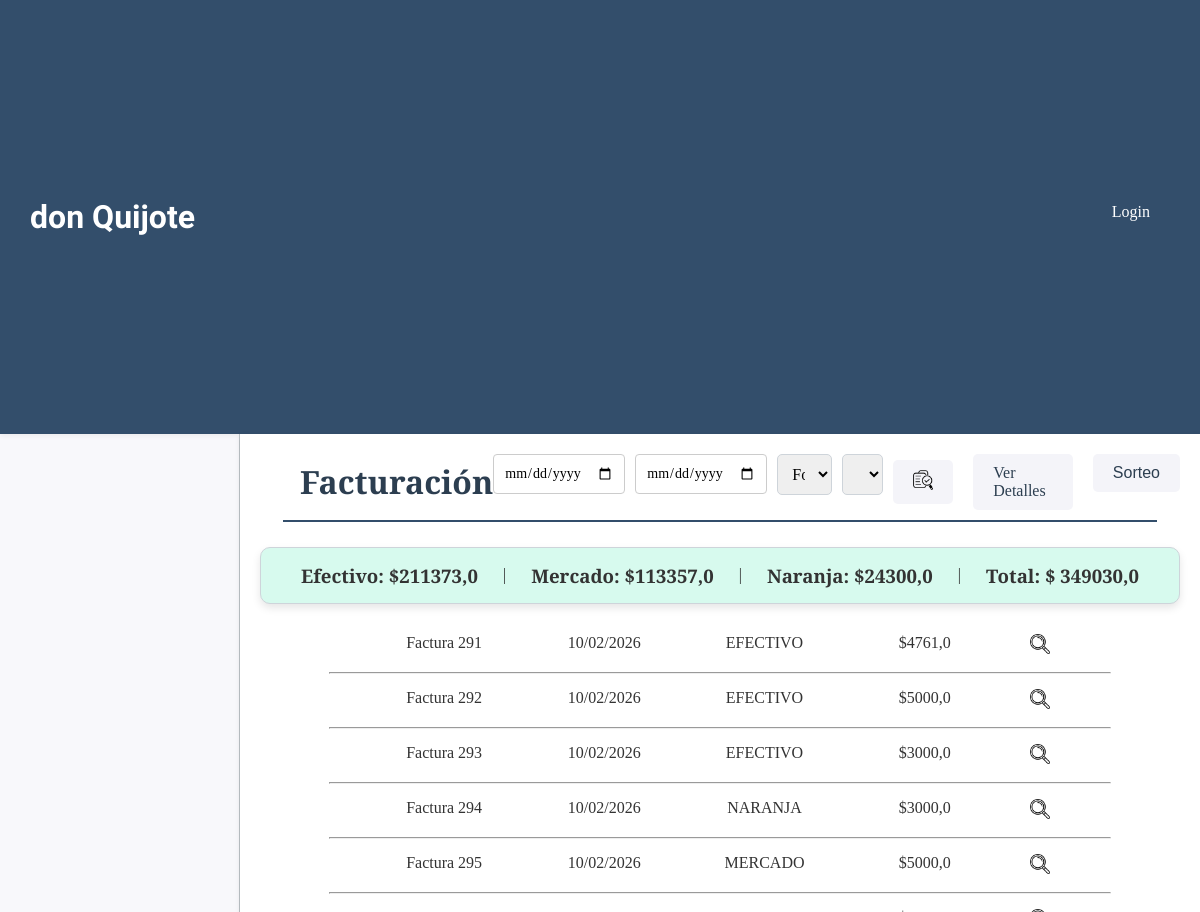
Page /facturas/facturas/factura/ (upper part) on the earlier database version.
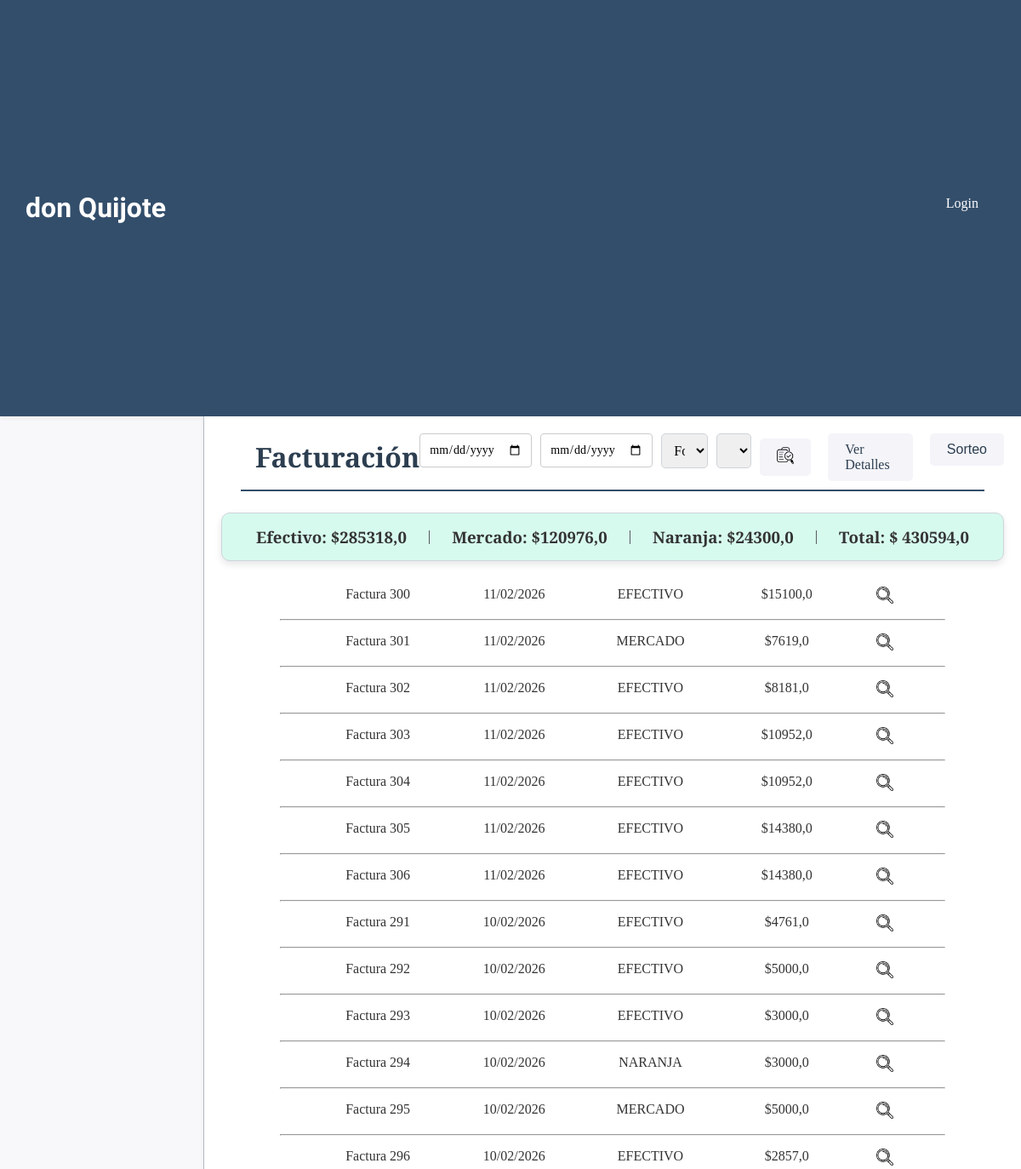
Same page on the later database version.
### facturas/models.py (models this page shows, shortened)
class Facturas(models.Model):
    pedido = models.CharField(max_length=20, blank=True, null=True)
    forma_pago = models.CharField(max_length=50)
    pago = models.FloatField()
    descuento = models.CharField(max_length=50)
    fecha = models.DateField(default=now)
    envio = models.BooleanField(default=True)
    turno = models.CharField(max_length=20, null=True, blank=True)
    telefono = models.CharField(max_length=20, blank=True, null=True)
    nombre = models.CharField(max_length=20, blank=True, null=True)
    direccion = models.CharField(max_length=50, blank=True, null=True)
    class Meta:
        db_table = "facturas"
        verbose_name = "Facturas"

### facturas/views.py (the view)
# urls.py: path('facturas/', include('facturas.urls')),
def facturas(request, key=None):
    return listar_facturas(request, key)

### core/forms.py
class FechasPagosForm(forms.Form):
    fecha_inicio = forms.DateField(
        widget=forms.TextInput(attrs={'type': 'date', 'class': 'form-control'}),
        required=False,
        label=''
    )
    fecha_fin = forms.DateField(
        widget=forms.TextInput(attrs={'type': 'date', 'class': 'form-control'}),
        required=False,
        label=''
    )
    OPCIONES_FORMA_PAGO = [
        ('', 'Forma de Pago'),
        ('efectivo', 'Efectivo'),
        ('mercado', 'Mercado'),
        ('naranja', 'Naranja'),
    ]
    forma_pago = forms.ChoiceField(
        choices=OPCIONES_FORMA_PAGO,
        required=False,
        widget=forms.Select(attrs={'class': 'form-control'}),
        label=""
    )
    turno = forms.ChoiceField(
        choices=[('', 'Turno')] + Caja.TURNOS,
        required=False,
        widget=forms.Select(attrs={'class': 'form-control'}),
        label=""
    )

### facturas/templates/facturas/facturas.html (shortened to what this page needs)
{% extends 'core/base.html' %}
{% load static %}
{% block css %}
    <link rel="stylesheet" href="{% static 'facturas/css/styles.css' %}">
{% endblock css %}
{% block titulo %}
    {% include 'core/components/encabezado.html' with titulo_texto="Facturación" %}
{% endblock titulo %}
{% block main %}
<div class="facturas-totales card">
    <h3>Efectivo: ${{caja_efectivo}}</h3>
    <p>|</p>
    <h3>Mercado: ${{caja_mercado}}</h3>
    <p>|</p>
    <h3>Naranja: ${{caja_naranja}}</h3>
    <p>|</p>
    <h3>Total: $ {{caja_total}}</h3>
</div>
{% for factura in facturas %}
    <div class="facturas-detalle">
        <p class="facturas-detalle-pedido">Factura {{ factura.id }}</p>
        <p class="facturas-detalle-pedido">{{ factura.fecha|date:"d/m/Y" }}</p>
        <p class="facturas-detalle-pedido">{{ factura.forma_pago|upper }}</p>
        <p class="facturas-detalle-pedido">${{ factura.pago }}</p>
        <button onclick="toggleProductos('{{ factura.id }}')" class="facturas-detalle-icono">
            <img class="icono-opc" src="{% static 'facturas/img/lupa.webp' %}" alt="Detalle Factura">
        </button>
    </div>
    <div class="facturas-hr-container">
        <hr class="facturas-hr">
    </div>
    {% empty %}
    <h2 class="vacio">No hay Facturas en este rango de fechas.</h2>
{% endfor %}
{% endblock main %}

### core/templates/core/base.html (shortened to what this page needs)
{% load static %}
<!DOCTYPE html>
<html lang="en">
<head>
    <link rel="stylesheet" href="{% static 'core/css/styles.css' %}">
    {% block css %}{% endblock css %}
</head>
<body>
    {% include 'core/components/header.html' %}
    {% include 'core/components/menu.html' %}
    <main class="main-container">
        {% block titulo %}{% endblock titulo %}
        {% block main %}{% endblock main %}
    </main>
</body>
</html>

### core/templates/core/components/header.html
<header class="header-container">
    <h1 class="title">don Quijote</h1>
    {% if user.is_authenticated %}
    <div class="usuario-logout">
        <div class="list-link">
            <span class="usuario-label">Usuario:</span>
            <span class="usuario-nombre">{{ user.username }}</span>
        </div>
        <form action="{% url 'core:logout' %}" method="post">
            {% csrf_token %}
            <button type="submit" class="btn-logout">Cerrar sesión</button>
        </form>
    </div>
    {% else %}
    <div class="list-link">
        <a class="header-link-app" href="{% url 'core:login' %}">Login</a>
    </div>
    {% endif %}
</header>

### core/templates/core/components/menu.html (shortened to what this page needs)
<nav class="menu-container">
</nav>

### core/templates/core/components/encabezado.html (shortened to what this page needs)
{% load static %}
<div class="main-titulo-container">
    <div class="titulo-opciones-container">
        <h1 class="main-titulo">{{ titulo_texto }}</h1>
        <div class="btn-container">
        {% if titulo_texto == "Productos" %}
            <a class="btn-opc" href="{% url 'productos:productos_create' %}">Crear Producto</a>
            <a class="btn-opc" href="{% url 'productos:categorias' %}">Categorias</a>
            <a class="btn-opc" href="{% url 'productos:listar_insumos' %}">Insumos</a>
            <a class="btn-opc" href="{% url 'productos:lista_wa' %}">Lista Whatsapp</a>
        {% elif titulo_texto == "Categorias" %}
            <a class="btn-opc" href="{% url 'productos:home' %}">Productos</a>
            <a class="btn-opc" href="{% url 'productos:categorias_create' %}">Crear Categoria</a>
            <a class="btn-opc" href="{% url 'productos:listar_insumos' %}">Insumos</a>
            <a class="btn-opc" href="{% url 'productos:lista_wa' %}">Lista Whatsapp</a>
        {% elif titulo_texto == "Eliminar Producto" or titulo_texto == "Detalle Producto" or titulo_texto == "Modificar Producto" or titulo_texto == "Crear Producto" or titulo_texto == "Eliminar Categoria" or titulo_texto == "Modificar Categoria" or titulo_texto == "Crear Categoria" %}
            <a class="btn-opc" href="{% url 'productos:home' %}">Productos</a>
            <a class="btn-opc" href="{% url 'productos:categorias' %}">Categorias</a>
            <a class="btn-opc" href="{% url 'productos:listar_insumos' %}">Insumos</a>
            <a class="btn-opc" href="{% url 'productos:lista_wa' %}">Lista Whatsapp</a>
        {% elif titulo_texto == "Lista Whatsapp" %}
            <a class="btn-opc" href="{% url 'productos:home' %}">Productos</a>
            <a class="btn-opc" href="{% url 'productos:categorias' %}">Categorias</a>
            <a class="btn-opc" href="{% url 'productos:listar_insumos' %}">Insumos</a>
        {% elif titulo_texto == "Modificar Forma de Entrega" %}
            <a class="btn-opc" href="{% url 'productos:home' %}">Productos</a>
            <a class="btn-opc" href="{% url 'productos:categorias' %}">Categorias</a>
            <a class="btn-opc" href="{% url 'productos:listar_insumos' %}">Insumos</a>
            <a class="btn-opc" href="{% url 'productos:lista_wa' %}">Lista Whatsapp</a>
        {% elif titulo_texto == "Crear Insumo" or titulo_texto == "Modificar Insumo"%}
            <a class="btn-opc" href="{% url 'productos:home' %}">Productos</a>
            <a class="btn-opc" href="{% url 'productos:categorias' %}">Categorias</a>
            <a class="btn-opc" href="{% url 'productos:listar_insumos' %}">Insumos</a>
            <a class="btn-opc" href="{% url 'productos:lista_wa' %}">Lista Whatsapp</a>
        {% elif titulo_texto == "Nuevo Pedido" %}
            <a class="btn-opc" href="{% url 'pedido:listar_pendientes' %}">Pendientes</a>
            <a class="btn-opc" href="{% url 'pedido:listar_entregados' %}">Entregados</a>
            <a class="btn-opc" href="{% url 'pedido:listar_reservados' %}">Reservados</a>
            <a class="btn-opc" href="{% url 'pedido:home' %}">Todos</a>
        {% elif titulo_texto == "Facturación" %}
            <form method="get" class="filtro-form">
                {{ form.as_p }}
                <button type="submit" class="btn-opc"><img class="icono-opc" src="{% static 'facturas/img/buscar_dato.webp' %}" alt="Detalle Producto"></button>
            </form>
            <a class="btn-opc" href="{% url 'facturas:facturas' 'detalle' %}">Ver Detalles</a>
            <form method="get" action="{% url 'facturas:imprimir_facturas' %}" target="_blank">
                <button type="submit" class="btn-opc">
                    Sorteo
                </button>
            </form>
            {% elif titulo_texto == "Detalle de Facturación" %}
            <form method="get" class="filtro-form">
                {{ form.as_p }}
                <button type="submit" class="btn-opc"><img class="icono-opc" src="{% static 'facturas/img/buscar_dato.webp' %}" alt="Detalle Producto"></button>
            </form>
            <a class="btn-opc" href="{% url 'facturas:facturas' 'factura' %}">Facturas</a>
        {% elif titulo_texto == "Pagos" %}
            <a class="btn-opc" href="{% url 'gastos:cargar_pagos' %}">Cargar Pagos</a>
            <form method="get" class="filtro-form">
                {{ form.as_p }}
                <button type="submit" class="btn-opc"><img class="icono-opc" src="{% static 'facturas/img/buscar_dato.webp' %}" alt="Detalle Producto"></button>
            </form>
        {% elif titulo_texto == "Carga de Pagos" %}
            <a class="btn-opc" href="{% url 'gastos:home' %}">Pagos</a>
        {% elif titulo_texto == "Tesoreria" %}
            <form method="get" class="filtro-form">
                {{ form.as_p }}
                <button type="submit" class="btn-opc"><img class="icono-opc" src="{% static 'facturas/img/buscar_dato.webp' %}" alt="Detalle Producto"></button>
            </form>
        {% endif %}
        </div>
    </div>
    <hr  class="main-hr"/>
</div>

### core/static/core/css/styles.css (style rules this page uses)
* { padding: 0; margin: 0; box-sizing: border-box; }
body { font-family: 'Merriweather', serif; color: #333; background-color: #f4f4f9; }
.header-container { background-color: #334e6b; height: 12vh; width: 100%; display: flex; align-items: center; justify-content: space-between; padding: 0 30px; box-shadow: 0 2px 5px rgba(0, 0, 0, 0.1); }
.title { color: #fff; font-family: 'Poetsen One', sans-serif; font-size: 32px; }
.list-link { margin-left: 20px; }
.header-link-app { color: #fff; text-decoration: none; font-size: 16px; padding: 10px 20px; transition: background-color 0.3s ease, color 0.3s ease; }
.menu-container { width: 20%; height: 83vh; background-color: #fdfdfd71; float: left; overflow-y: auto; border-right: 1px solid #bdc3c7; padding-top: 20px; padding-left: 20px; }
.list-link { position: relative; margin-bottom: 10px; }
.main-container { width: 80%; height: 83vh; float: left; padding: 20px; overflow-y: auto; background-color: #fff; box-shadow: 0 2px 5px rgba(0, 0, 0, 0.1); display: flex; flex-direction: column; }
.main-titulo-container { width: 100%; height: auto; text-align: left; border-radius: 8px; }
.titulo-opciones-container { display: flex; justify-content: space-between; align-items: center; }
.main-titulo { font-size: 32px; color: #2C3E50; font-family: 'Merriweather', serif; padding-left: 40px; }
.main-hr { border: none; width: 95%; height: 2px; background-color: #334e6b; margin: 10px auto; }
.btn-container { display: flex; justify-content: center; column-gap: 20px; }
.btn-opc { border: none; color: #2C3E50; font-size: 16px; text-decoration: none; padding: 10px 20px; border-radius: 5px; background-color: #f4f4f9; transition: background-color 0.3s ease, color 0.3s ease; }
.card { padding: 15px; border: 1px solid #ced4da; border-radius: 10px; background-color: #ffffff; box-shadow: 0 4px 8px rgba(0, 0, 0, 0.1); }
.form-control { width: 100%; padding: 10px; margin-bottom: 15px; border: 1px solid #ced4da; border-radius: 5px; font-size: 16px; font-family: 'Merriweather', serif; }
.filtro-form { display: flex; align-items: center; column-gap: 10px; justify-content: center; height: 100%; }
.filtro-form input[type="date"] { padding: 10px; font-size: 14px; border-radius: 4px; border: 1px solid #ccc; }
.filtro-form button { padding: 10px 20px; background-color: #f4f4f9; border: none; border-radius: 5px; color: #2C3E50; cursor: pointer; transition: background-color 0.3s ease, color 0.3s ease; }
.filtro-form { display: flex; align-items: center; column-gap: 10px; }
.icono-opc { width: 20px; height: 20px; transition: transform 0.3s ease; }

### facturas/static/facturas/css/styles.css (style rules this page uses)
.facturas-totales { background-color: rgb(215, 250, 238); display: flex; align-items: center; justify-content: space-evenly; margin-top: 15px; margin-bottom: 15px; }
.facturas-hr-container { display: flex; align-items: center; justify-content: space-around; }
.facturas-hr { width: 85%; }
.facturas-detalle { display: flex; justify-content: center; padding: 15px; }
.facturas-detalle-pedido { width: 18%; text-align: center; }
.facturas-detalle-icono { background-color: white; border: none; width: 8%; text-align: center; }

Differences in the rows shown:
added Facturas: id "300", fecha "11/02/2026", forma_pago "EFECTIVO", pago "15100,0"
added Facturas: id "301", fecha "11/02/2026", forma_pago "MERCADO", pago "7619,0"
added Facturas: id "302", fecha "11/02/2026", forma_pago "EFECTIVO", pago "8181,0"
added Facturas: id "303", fecha "11/02/2026", forma_pago "EFECTIVO", pago "10952,0"
added Facturas: id "304", fecha "11/02/2026", forma_pago "EFECTIVO", pago "10952,0"
added Facturas: id "305", fecha "11/02/2026", forma_pago "EFECTIVO", pago "14380,0"
added Facturas: id "306", fecha "11/02/2026", forma_pago "EFECTIVO", pago "14380,0"
now on this page (row unchanged): Facturas: id "296", fecha "10/02/2026", forma_pago "EFECTIVO", pago "2857,0"
Other differences:
{{ caja_efectivo }}: "211373,0" → "285318,0"
{{ caja_mercado }}: "113357,0" → "120976,0"
{{ caja_total }}: "349030,0" → "430594,0"
